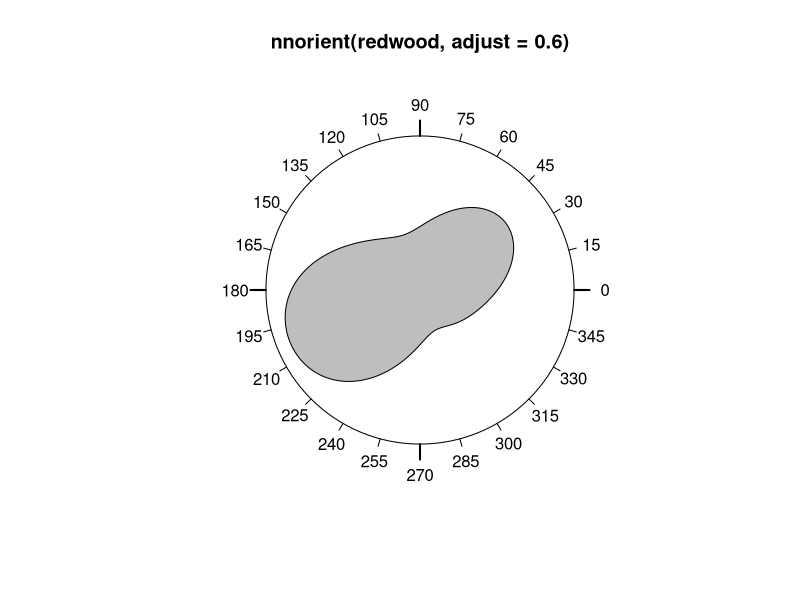
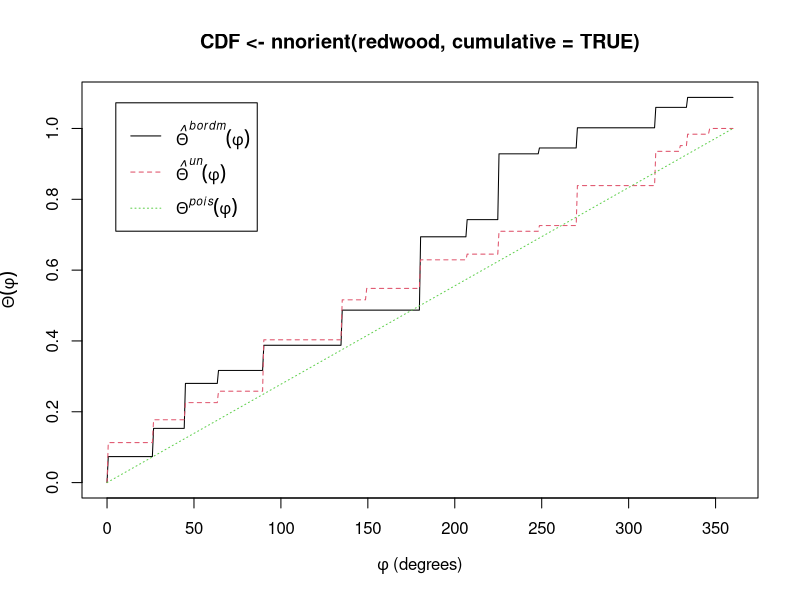

The R source for these figures, in order:
library(spatstat)


### Name: nnorient
### Title: Nearest Neighbour Orientation Distribution
### Aliases: nnorient
### Keywords: spatial nonparametric

### ** Examples

  rose(nnorient(redwood, adjust=0.6), col="grey")
  plot(CDF <- nnorient(redwood, cumulative=TRUE))
